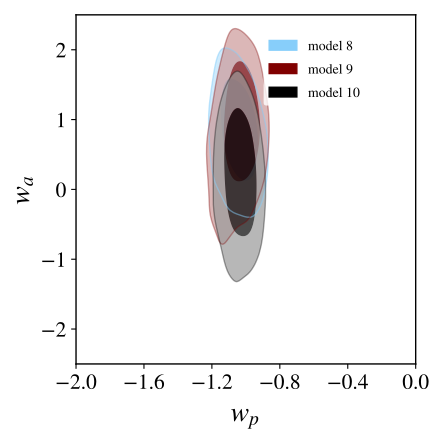

Python code for this plot:
import getdist.plots as gplot
from getdist import MCSamples
from getdist import loadMCSamples
import os
import matplotlib
import subprocess
import matplotlib.pyplot as plt
import numpy as np
### ------------------------------------------------
### ------------------------------------------------
### ------------------------------------------------
# GENERAL PLOT OPTIONS
matplotlib.rcParams['mathtext.fontset'] = 'stix'
matplotlib.rcParams['font.family'] = 'STIXGeneral'
matplotlib.rcParams['mathtext.rm'] = 'Bitstream Vera Sans'
matplotlib.rcParams['mathtext.it'] = 'Bitstream Vera Sans:italic'
matplotlib.rcParams['mathtext.bf'] = 'Bitstream Vera Sans:bold'
matplotlib.rcParams['xtick.bottom'] = True
matplotlib.rcParams['xtick.top'] = False
matplotlib.rcParams['ytick.right'] = False
matplotlib.rcParams['axes.edgecolor'] = 'black'
matplotlib.rcParams['axes.linewidth'] = '1.0'
matplotlib.rcParams['axes.labelsize'] = 'medium'
matplotlib.rcParams['axes.grid'] = True
matplotlib.rcParams['grid.linewidth'] = '0.0'
matplotlib.rcParams['grid.alpha'] = '0.18'
matplotlib.rcParams['grid.color'] = 'lightgray'
matplotlib.rcParams['legend.labelspacing'] = 0.77
matplotlib.rcParams['savefig.bbox'] = 'tight'
matplotlib.rcParams['savefig.format'] = 'pdf'
### ------------------------------------------------
### ------------------------------------------------
### ------------------------------------------------
### ------------------------------------------------
### ------------------------------------------------
### ------------------------------------------------
analysissettings0={'ignore_rows': u'0.1'}

analysissettings={
  'smooth_scale_2D':0.5, 
  'smooth_scale_1D': 0.5,
  'fine_bins_2D': u'1000',
  'fine_bins': u'1000',
  'num_bins_2D': u'1000',
  'num_bins': u'1000',
  'range_confidence' : u'0.025',
  'ignore_rows': u'0.0'
}
### ------------------------------------------------
### ------------------------------------------------
### ------------------------------------------------
### ------------------------------------------------
### ------------------------------------------------
### ------------------------------------------------
zpivot=0.4
samples=loadMCSamples('./LSST_3x2pt_sys_model_8',settings=analysissettings0)
p = samples.getParams()
samples.addDerived(1e9*p.sigma8,name='AA',label='10^9 A_\mathrm{s}',
  range=[samples.getLower('sigma8')*1e9,samples.getUpper('sigma8')*1e9])
samples.addDerived(100*p.h0,name='H0',label='H_0',
  range=[samples.getLower('h0')*1e2,samples.getUpper('h0')*1e2])
samples.addDerived(10*p.ns,name='ns10',label='10 n_s',
  range=[10*samples.getLower('ns'),10*samples.getUpper('ns')])
samples.addDerived(100*p.omegab,name='omegab100',label='100 \Omega_b',
  range=[100*samples.getLower('omegab'),100*samples.getUpper('omegab')])
samples.addDerived(10*p.omegam,name='omegam10',label='10 \Omega_m',
  range=[10*samples.getLower('omegam'),10*samples.getUpper('omegam')])
samples.addDerived(p.w0+(zpivot/(1.+zpivot))*p.wa,name='wp',label='w_p',
  range=[samples.getLower('w0')+(zpivot/(1.+zpivot))*samples.getLower('wa'),samples.getUpper('w0')+(zpivot/(1.+zpivot))*samples.getUpper('wa')])
samples.saveAsText('.VM_plot_all_probes_multi_v2_TMP_1')

samples=loadMCSamples('./LSST_3x2pt_sys_model_9',settings=analysissettings0)
p = samples.getParams()
samples.addDerived(1e9*p.sigma8,name='AA',label='10^9 A_\mathrm{s}',
  range=[samples.getLower('sigma8')*1e9,samples.getUpper('sigma8')*1e9])
samples.addDerived(100*p.h0,name='H0',label='H_0',
  range=[samples.getLower('h0')*1e2,samples.getUpper('h0')*1e2])
samples.addDerived(10*p.ns,name='ns10',label='10 n_s',
  range=[10*samples.getLower('ns'),10*samples.getUpper('ns')])
samples.addDerived(100*p.omegab,name='omegab100',label='100 \Omega_b',
  range=[100*samples.getLower('omegab'),100*samples.getUpper('omegab')])
samples.addDerived(10*p.omegam,name='omegam10',label='10 \Omega_m',
  range=[10*samples.getLower('omegam'),10*samples.getUpper('omegam')])
samples.addDerived(p.w0+(zpivot/(1.+zpivot))*p.wa,name='wp',label='w_p',
  range=[samples.getLower('w0')+(zpivot/(1.+zpivot))*samples.getLower('wa'),samples.getUpper('w0')+(zpivot/(1.+zpivot))*samples.getUpper('wa')])
samples.saveAsText('.VM_plot_all_probes_multi_v2_TMP_2')

samples=loadMCSamples('./LSST_3x2pt_sys_model_10',settings=analysissettings0)
p = samples.getParams()
samples.addDerived(1e9*p.sigma8,name='AA',label='10^9 A_\mathrm{s}',
  range=[samples.getLower('sigma8')*1e9,samples.getUpper('sigma8')*1e9])
samples.addDerived(100*p.h0,name='H0',label='H_0',
  range=[samples.getLower('h0')*1e2,samples.getUpper('h0')*1e2])
samples.addDerived(10*p.ns,name='ns10',label='10 n_s',
  range=[10*samples.getLower('ns'),10*samples.getUpper('ns')])
samples.addDerived(100*p.omegab,name='omegab100',label='100 \Omega_b',
  range=[100*samples.getLower('omegab'),100*samples.getUpper('omegab')])
samples.addDerived(10*p.omegam,name='omegam10',label='10 \Omega_m',
  range=[10*samples.getLower('omegam'),10*samples.getUpper('omegam')])
samples.addDerived(p.w0+(zpivot/(1.+zpivot))*p.wa,name='wp',label='w_p',
  range=[samples.getLower('w0')+(zpivot/(1.+zpivot))*samples.getLower('wa'),samples.getUpper('w0')+(zpivot/(1.+zpivot))*samples.getUpper('wa')])
samples.saveAsText('.VM_plot_all_probes_multi_v2_TMP_3')


### ------------------------------------------------
### ------------------------------------------------
### ------------------------------------------------
### ------------------------------------------------
g=gplot.getSinglePlotter(
  chain_dir=r'./',
  analysis_settings=analysissettings,
  width_inch=4.5
)

g.settings.lw_contour = 1.0
g.settings.legend_rect_border = False
g.settings.figure_legend_frame = False
g.settings.axes_fontsize = 15.5
g.settings.legend_fontsize = 10.0
g.settings.alpha_filled_add = 0.7
g.settings.lab_fontsize=20
g.legend_labels=False

roots = [
  '.VM_plot_all_probes_multi_v2_TMP_1',
  '.VM_plot_all_probes_multi_v2_TMP_2',
  '.VM_plot_all_probes_multi_v2_TMP_3',  
]

params = [['wp','wa']]

g.plots_2d(
  roots, 
  param_pairs=params, 
  filled=True, 
  imax_shaded=2,
  line_args=[
    {'lw': 1.4,'ls': 'solid', 'color':'lightskyblue'},    
    {'lw': 1.0,'ls': 'solid', 'color':'maroon'},
    {'lw': 1.0,'ls': 'solid', 'color':'black'}
  ],
  contour_colors=[
    'lightskyblue',
    'maroon',
    'black',
  ]
  ,lims=[-2.,-0.,-2.5,2.5]
)
### ------------------------------------------------
### ------------------------------------------------
### ------------------------------------------------
# FINISH PLOT SETUP
g.settings.tight_layout=True
g.finish_plot(
  legend_labels=[
    'model 8',
    'model 9',
    'model 10',        
  ],
  no_extra_legend_space=True,
  legend_loc=(0.60,0.76)
)
### ------------------------------------------------
### ------------------------------------------------
### ------------------------------------------------
g.export()
### ------------------------------------------------
### ------------------------------------------------
### ------------------------------------------------
#DELETE TMP FILES
subprocess.Popen(
  "rm .VM_plot_all_probes_multi_v2_TMP_[0-9].*", 
  shell=True, 
  cwd="."
)
### ------------------------------------------------
### ------------------------------------------------
### ------------------------------------------------
